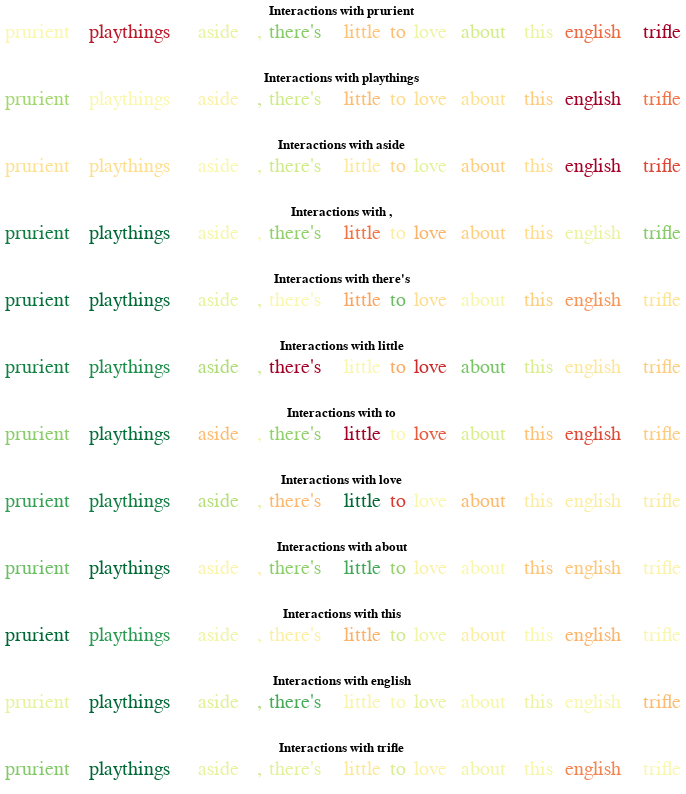

Here is the notebook cell this chart was saved with:
### Code cell
i = 3
try:
    interactions = np.load('interactions_{}.npy'.format(i))
except FileNotFoundError as e:
    interactions = get_interactions_for_index(i)
    np.save('interactions_{}.npy'.format(i), interactions)
batch_tokens = tokenizer.convert_ids_to_tokens(batch_ids[i].numpy())
summed_interactions, summed_tokens = sum_interactions_over_tokens(interactions, batch_tokens)
interaction_plot(summed_interactions, summed_tokens)

### Figure 1 — Vega-Lite specification as saved in the notebook (floating-point values rounded to 4 significant figures)
{"config": {"view": {"continuousWidth": 400, "continuousHeight": 300, "opacity": 0.0}}, "vconcat": [{"data": {"name": "data-dcf3e9ff2da612ac341170ab14b29147"}, "mark": {"type": "text", "align": "left", "color": "black", "font": "arial", "size": 20}, "encoding": {"color": {"type": "quantitative", "field": "Attributions", "legend": null, "scale": {"domain": [-0.0221, 0.0221], "scheme": "redyellowgreen"}, "sort": "ascending"}, "text": {"type": "nominal", "field": "Token"}, "x": {"type": "quantitative", "axis": null, "field": "x", "sort": null}, "y": {"value": 0}}, "title": "Interactions with prurient", "width": 673.5}, {"data": {"name": "data-a12d8031bbef9741ba7209b19fdbb512"}, "mark": {"type": "text", "align": "left", "color": "black", "font": "arial", "size": 20}, "encoding": {"color": {"type": "quantitative", "field": "Attributions", "legend": null, "scale": {"domain": [-0.02181, 0.02181], "scheme": "redyellowgreen"}, "sort": "ascending"}, "text": {"type": "nominal", "field": "Token"}, "x": {"type": "quantitative", "axis": null, "field": "x", "sort": null}, "y": {"value": 0}}, "title": "Interactions with playthings", "width": 673.5}, {"data": {"name": "data-07bdc74f9348e28f5dedd5a42999f548"}, "mark": {"type": "text", "align": "left", "color": "black", "font": "arial", "size": 20}, "encoding": {"color": {"type": "quantitative", "field": "Attributions", "legend": null, "scale": {"domain": [-0.009278, 0.009278], "scheme": "redyellowgreen"}, "sort": "ascending"}, "text": {"type": "nominal", "field": "Token"}, "x": {"type": "quantitative", "axis": null, "field": "x", "sort": null}, "y": {"value": 0}}, "title": "Interactions with aside", "width": 673.5}, {"data": {"name": "data-a676c7bc44a381805313dd2848e323ef"}, "mark": {"type": "text", "align": "left", "color": "black", "font": "arial", "size": 20}, "encoding": {"color": {"type": "quantitative", "field": "Attributions", "legend": null, "scale": {"domain": [-0.01738, 0.01738], "scheme": "redyellowgreen"}, "sort": "ascending"}, "text": {"type": "nominal", "field": "Token"}, "x": {"type": "quantitative", "axis": null, "field": "x", "sort": null}, "y": {"value": 0}}, "title": "Interactions with ,", "width": 673.5}, {"data": {"name": "data-dfac8fabce3c860e1137a1d111d91266"}, "mark": {"type": "text", "align": "left", "color": "black", "font": "arial", "size": 20}, "encoding": {"color": {"type": "quantitative", "field": "Attributions", "legend": null, "scale": {"domain": [-0.04038, 0.04038], "scheme": "redyellowgreen"}, "sort": "ascending"}, "text": {"type": "nominal", "field": "Token"}, "x": {"type": "quantitative", "axis": null, "field": "x", "sort": null}, "y": {"value": 0}}, "title": "Interactions with there's", "width": 673.5}, {"data": {"name": "data-1afea100efc5ab725a82e55e988da3ba"}, "mark": {"type": "text", "align": "left", "color": "black", "font": "arial", "size": 20}, "encoding": {"color": {"type": "quantitative", "field": "Attributions", "legend": null, "scale": {"domain": [-0.009432, 0.009432], "scheme": "redyellowgreen"}, "sort": "ascending"}, "text": {"type": "nominal", "field": "Token"}, "x": {"type": "quantitative", "axis": null, "field": "x", "sort": null}, "y": {"value": 0}}, "title": "Interactions with little", "width": 673.5}, {"data": {"name": "data-12b0d9bfc490ad3d196329b05aec7594"}, "mark": {"type": "text", "align": "left", "color": "black", "font": "arial", "size": 20}, "encoding": {"color": {"type": "quantitative", "field": "Attributions", "legend": null, "scale": {"domain": [-0.0166, 0.0166], "scheme": "redyellowgreen"}, "sort": "ascending"}, "text": {"type": "nominal", "field": "Token"}, "x": {"type": "quantitative", "axis": null, "field": "x", "sort": null}, "y": {"value": 0}}, "title": "Interactions with to", "width": 673.5}, {"data": {"name": "data-d23d219796b2adde79c165f32ef15860"}, "mark": {"type": "text", "align": "left", "color": "black", "font": "arial", "size": 20}, "encoding": {"color": {"type": "quantitative", "field": "Attributions", "legend": null, "scale": {"domain": [-0.01188, 0.01188], "scheme": "redyellowgreen"}, "sort": "ascending"}, "text": {"type": "nominal", "field": "Token"}, "x": {"type": "quantitative", "axis": null, "field": "x", "sort": null}, "y": {"value": 0}}, "title": "Interactions with love", "width": 673.5}, {"data": {"name": "data-a7566b57fc1ea99c55ca150c22576b81"}, "mark": {"type": "text", "align": "left", "color": "black", "font": "arial", "size": 20}, "encoding": {"color": {"type": "quantitative", "field": "Attributions", "legend": null, "scale": {"domain": [-0.01351, 0.01351], "scheme": "redyellowgreen"}, "sort": "ascending"}, "text": {"type": "nominal", "field": "Token"}, "x": {"type": "quantitative", "axis": null, "field": "x", "sort": null}, "y": {"value": 0}}, "title": "Interactions with about", "width": 673.5}, {"data": {"name": "data-54c60d8fae6582dab9af675389d4d0bc"}, "mark": {"type": "text", "align": "left", "color": "black", "font": "arial", "size": 20}, "encoding": {"color": {"type": "quantitative", "field": "Attributions", "legend": null, "scale": {"domain": [-0.02336, 0.02336], "scheme": "redyellowgreen"}, "sort": "ascending"}, "text": {"type": "nominal", "field": "Token"}, "x": {"type": "quantitative", "axis": null, "field": "x", "sort": null}, "y": {"value": 0}}, "title": "Interactions with this", "width": 673.5}, {"data": {"name": "data-b397d61c14e4cca221c9afd7e9d4c1d3"}, "mark": {"type": "text", "align": "left", "color": "black", "font": "arial", "size": 20}, "encoding": {"color": {"type": "quantitative", "field": "Attributions", "legend": null, "scale": {"domain": [-0.02398, 0.02398], "scheme": "redyellowgreen"}, "sort": "ascending"}, "text": {"type": "nominal", "field": "Token"}, "x": {"type": "quantitative", "axis": null, "field": "x", "sort": null}, "y": {"value": 0}}, "title": "Interactions with english", "width": 673.5}, {"data": {"name": "data-639ffe5aeaa95597fa7358ae969118d0"}, "mark": {"type": "text", "align": "left", "color": "black", "font": "arial", "size": 20}, "encoding": {"color": {"type": "quantitative", "field": "Attributions", "legend": null, "scale": {"domain": [-0.04945, 0.04945], "scheme": "redyellowgreen"}, "sort": "ascending"}, "text": {"type": "nominal", "field": "Token"}, "x": {"type": "quantitative", "axis": null, "field": "x", "sort": null}, "y": {"value": 0}}, "title": "Interactions with trifle", "width": 673.5}], "resolve": {"scale": {"color": "independent"}}, "$schema": "https://vega.github.io/schema/vega-lite/v4.0.0.json", "datasets": {"data-dcf3e9ff2da612ac341170ab14b29147": [{"Token": "prurient", "Attributions": 0.0, "x": 0.0, "size": 0.0}, {"Token": "playthings", "Attributions": -0.02001, "x": 3.744, "size": 0.02001}, {"Token": "aside", "Attributions": 0.002209, "x": 8.58, "size": 0.002209}, {"Token": ",", "Attributions": 0.003713, "x": 11.24, "size": 0.003713}, {"Token": "there's", "Attributions": 0.01088, "x": 11.77, "size": 0.01088}, {"Token": "little", "Attributions": -0.006784, "x": 15.09, "size": 0.006784}, {"Token": "to", "Attributions": -0.007229, "x": 17.15, "size": 0.007229}, {"Token": "love", "Attributions": 0.001533, "x": 18.24, "size": 0.001533}, {"Token": "about", "Attributions": 0.004852, "x": 20.33, "size": 0.004852}, {"Token": "this", "Attributions": 0.001643, "x": 23.14, "size": 0.001643}, {"Token": "english", "Attributions": -0.0136, "x": 24.96, "size": 0.0136}, {"Token": "trifle", "Attributions": -0.0221, "x": 28.42, "size": 0.0221}], "data-a12d8031bbef9741ba7209b19fdbb512": [{"Token": "prurient", "Attributions": 0.00877, "x": 0.0, "size": 0.00877}, {"Token": "playthings", "Attributions": 0.0, "x": 3.744, "size": 0.0}, {"Token": "aside", "Attributions": -0.001055, "x": 8.58, "size": 0.001055}, {"Token": ",", "Attributions": 0.005959, "x": 11.24, "size": 0.005959}, {"Token": "there's", "Attributions": 0.005026, "x": 11.77, "size": 0.005026}, {"Token": "little", "Attributions": -0.007314, "x": 15.09, "size": 0.007314}, {"Token": "to", "Attributions": -0.004589, "x": 17.15, "size": 0.004589}, {"Token": "love", "Attributions": -0.004092, "x": 18.24, "size": 0.004092}, {"Token": "about", "Attributions": -0.003622, "x": 20.33, "size": 0.003622}, {"Token": "this", "Attributions": -0.00584, "x": 23.14, "size": 0.00584}, {"Token": "english", "Attributions": -0.02181, "x": 24.96, "size": 0.02181}, {"Token": "trifle", "Attributions": -0.01264, "x": 28.42, "size": 0.01264}], "data-07bdc74f9348e28f5dedd5a42999f548": [{"Token": "prurient", "Attributions": -0.001648, "x": 0.0, "size": 0.001648}, {"Token": "playthings", "Attributions": -0.001742, "x": 3.744, "size": 0.001742}, {"Token": "aside", "Attributions": 0.0, "x": 8.58, "size": 0.0}, {"Token": ",", "Attributions": 0.001425, "x": 11.24, "size": 0.001425}, {"Token": "there's", "Attributions": 0.002144, "x": 11.77, "size": 0.002144}, {"Token": "little", "Attributions": -0.0009129, "x": 15.09, "size": 0.0009129}, {"Token": "to", "Attributions": -0.002166, "x": 17.15, "size": 0.002166}, {"Token": "love", "Attributions": 0.0011, "x": 18.24, "size": 0.0011}, {"Token": "about", "Attributions": -0.002402, "x": 20.33, "size": 0.002402}, {"Token": "this", "Attributions": -0.001771, "x": 23.14, "size": 0.001771}, {"Token": "english", "Attributions": -0.009278, "x": 24.96, "size": 0.009278}, {"Token": "trifle", "Attributions": -0.006804, "x": 28.42, "size": 0.006804}], "data-a676c7bc44a381805313dd2848e323ef": [{"Token": "prurient", "Attributions": 0.01588, "x": 0.0, "size": 0.01588}, {"Token": "playthings", "Attributions": 0.01738, "x": 3.744, "size": 0.01738}, {"Token": "aside", "Attributions": 0.0004906, "x": 8.58, "size": 0.0004906}, {"Token": ",", "Attributions": 0.0, "x": 11.24, "size": 0.0}, {"Token": "there's", "Attributions": 0.007996, "x": 11.77, "size": 0.007996}, {"Token": "little", "Attributions": -0.01011, "x": 15.09, "size": 0.01011}, {"Token": "to", "Attributions": -0.001297, "x": 17.15, "size": 0.001297}, {"Token": "love", "Attributions": -0.006386, "x": 18.24, "size": 0.006386}, {"Token": "about", "Attributions": -0.004468, "x": 20.33, "size": 0.004468}, {"Token": "this", "Attributions": -0.003453, "x": 23.14, "size": 0.003453}, {"Token": "english", "Attributions": 0.001414, "x": 24.96, "size": 0.001414}, {"Token": "trifle", "Attributions": 0.008601, "x": 28.42, "size": 0.008601}], "data-dfac8fabce3c860e1137a1d111d91266": [{"Token": "prurient", "Attributions": 0.03878, "x": 0.0, "size": 0.03878}, {"Token": "playthings", "Attributions": 0.04038, "x": 3.744, "size": 0.04038}, {"Token": "aside", "Attributions": 0.004433, "x": 8.58, "size": 0.004433}, {"Token": ",", "Attributions": 0.00602, "x": 11.24, "size": 0.00602}, {"Token": "there's", "Attributions": 0.0, "x": 11.77, "size": 0.0}, {"Token": "little", "Attributions": -0.01708, "x": 15.09, "size": 0.01708}, {"Token": "to", "Attributions": 0.02357, "x": 17.15, "size": 0.02357}, {"Token": "love", "Attributions": -0.007932, "x": 18.24, "size": 0.007932}, {"Token": "about", "Attributions": 0.000703, "x": 20.33, "size": 0.000703}, {"Token": "this", "Attributions": -0.0103, "x": 23.14, "size": 0.0103}, {"Token": "english", "Attributions": -0.01899, "x": 24.96, "size": 0.01899}, {"Token": "trifle", "Attributions": -0.006056, "x": 28.42, "size": 0.006056}], "data-1afea100efc5ab725a82e55e988da3ba": [{"Token": "prurient", "Attributions": 0.008415, "x": 0.0, "size": 0.008415}, {"Token": "playthings", "Attributions": 0.007888, "x": 3.744, "size": 0.007888}, {"Token": "aside", "Attributions": 0.003381, "x": 8.58, "size": 0.003381}, {"Token": ",", "Attributions": 0.002383, "x": 11.24, "size": 0.002383}, {"Token": "there's", "Attributions": -0.009432, "x": 11.77, "size": 0.009432}, {"Token": "little", "Attributions": 0.0, "x": 15.09, "size": 0.0}, {"Token": "to", "Attributions": -0.003895, "x": 17.15, "size": 0.003895}, {"Token": "love", "Attributions": -0.007787, "x": 18.24, "size": 0.007787}, {"Token": "about", "Attributions": 0.005088, "x": 20.33, "size": 0.005088}, {"Token": "this", "Attributions": 0.001837, "x": 23.14, "size": 0.001837}, {"Token": "english", "Attributions": -0.001219, "x": 24.96, "size": 0.001219}, {"Token": "trifle", "Attributions": -0.002456, "x": 28.42, "size": 0.002456}], "data-12b0d9bfc490ad3d196329b05aec7594": [{"Token": "prurient", "Attributions": 0.00802, "x": 0.0, "size": 0.00802}, {"Token": "playthings", "Attributions": 0.0161, "x": 3.744, "size": 0.0161}, {"Token": "aside", "Attributions": -0.005555, "x": 8.58, "size": 0.005555}, {"Token": ",", "Attributions": 0.0008527, "x": 11.24, "size": 0.0008527}, {"Token": "there's", "Attributions": 0.007618, "x": 11.77, "size": 0.007618}, {"Token": "little", "Attributions": -0.0166, "x": 15.09, "size": 0.0166}, {"Token": "to", "Attributions": 0.0, "x": 17.15, "size": 0.0}, {"Token": "love", "Attributions": -0.01095, "x": 18.24, "size": 0.01095}, {"Token": "about", "Attributions": 0.003241, "x": 20.33, "size": 0.003241}, {"Token": "this", "Attributions": -0.005173, "x": 23.14, "size": 0.005173}, {"Token": "english", "Attributions": -0.01197, "x": 24.96, "size": 0.01197}, {"Token": "trifle", "Attributions": -0.004453, "x": 28.42, "size": 0.004453}], "data-d23d219796b2adde79c165f32ef15860": [{"Token": "prurient", "Attributions": 0.008831, "x": 0.0, "size": 0.008831}, {"Token": "playthings", "Attributions": 0.01074, "x": 3.744, "size": 0.01074}, {"Token": "aside", "Attributions": 0.003977, "x": 8.58, "size": 0.003977}, {"Token": ",", "Attributions": 0.001775, "x": 11.24, "size": 0.001775}, {"Token": "there's", "Attributions": -0.004169, "x": 11.77, "size": 0.004169}, {"Token": "little", "Attributions": 0.01188, "x": 15.09, "size": 0.01188}, {"Token": "to", "Attributions": -0.009178, "x": 17.15, "size": 0.009178}, {"Token": "love", "Attributions": 0.0, "x": 18.24, "size": 0.0}, {"Token": "about", "Attributions": -0.004104, "x": 20.33, "size": 0.004104}, {"Token": "this", "Attributions": -0.0009654, "x": 23.14, "size": 0.0009654}, {"Token": "english", "Attributions": -0.000859, "x": 24.96, "size": 0.000859}, {"Token": "trifle", "Attributions": -0.001048, "x": 28.42, "size": 0.001048}], "data-a7566b57fc1ea99c55ca150c22576b81": [{"Token": "prurient", "Attributions": 0.007792, "x": 0.0, "size": 0.007792}, {"Token": "playthings", "Attributions": 0.01351, "x": 3.744, "size": 0.01351}, {"Token": "aside", "Attributions": -0.0004053, "x": 8.58, "size": 0.0004053}, {"Token": ",", "Attributions": -0.001166, "x": 11.24, "size": 0.001166}, {"Token": "there's", "Attributions": 0.006405, "x": 11.77, "size": 0.006405}, {"Token": "little", "Attributions": 0.009549, "x": 15.09, "size": 0.009549}, {"Token": "to", "Attributions": 0.005981, "x": 17.15, "size": 0.005981}, {"Token": "love", "Attributions": -0.000599, "x": 18.24, "size": 0.000599}, {"Token": "about", "Attributions": 0.0, "x": 20.33, "size": 0.0}, {"Token": "this", "Attributions": -0.004101, "x": 23.14, "size": 0.004101}, {"Token": "english", "Attributions": -0.003924, "x": 24.96, "size": 0.003924}, {"Token": "trifle", "Attributions": -0.0003975, "x": 28.42, "size": 0.0003975}], "data-54c60d8fae6582dab9af675389d4d0bc": [{"Token": "prurient", "Attributions": 0.02336, "x": 0.0, "size": 0.02336}, {"Token": "playthings", "Attributions": 0.01818, "x": 3.744, "size": 0.01818}, {"Token": "aside", "Attributions": 0.001304, "x": 8.58, "size": 0.001304}, {"Token": ",", "Attributions": 0.001172, "x": 11.24, "size": 0.001172}, {"Token": "there's", "Attributions": -0.001423, "x": 11.77, "size": 0.001423}, {"Token": "little", "Attributions": -0.008865, "x": 15.09, "size": 0.008865}, {"Token": "to", "Attributions": 0.005472, "x": 17.15, "size": 0.005472}, {"Token": "love", "Attributions": 0.001151, "x": 18.24, "size": 0.001151}, {"Token": "about", "Attributions": -0.001818, "x": 20.33, "size": 0.001818}, {"Token": "this", "Attributions": 0.0, "x": 23.14, "size": 0.0}, {"Token": "english", "Attributions": -0.008619, "x": 24.96, "size": 0.008619}, {"Token": "trifle", "Attributions": -2.712e-05, "x": 28.42, "size": 2.712e-05}], "data-b397d61c14e4cca221c9afd7e9d4c1d3": [{"Token": "prurient", "Attributions": 0.002508, "x": 0.0, "size": 0.002508}, {"Token": "playthings", "Attributions": 0.02398, "x": 3.744, "size": 0.02398}, {"Token": "aside", "Attributions": 0.003695, "x": 8.58, "size": 0.003695}, {"Token": ",", "Attributions": 0.009691, "x": 11.24, "size": 0.009691}, {"Token": "there's", "Attributions": 0.01671, "x": 11.77, "size": 0.01671}, {"Token": "little", "Attributions": -0.000733, "x": 15.09, "size": 0.000733}, {"Token": "to", "Attributions": 6.838e-05, "x": 17.15, "size": 6.838e-05}, {"Token": "love", "Attributions": 0.002219, "x": 18.24, "size": 0.002219}, {"Token": "about", "Attributions": 0.0004393, "x": 20.33, "size": 0.0004393}, {"Token": "this", "Attributions": 0.00147, "x": 23.14, "size": 0.00147}, {"Token": "english", "Attributions": 0.0, "x": 24.96, "size": 0.0}, {"Token": "trifle", "Attributions": -0.008006, "x": 28.42, "size": 0.008006}], "data-639ffe5aeaa95597fa7358ae969118d0": [{"Token": "prurient", "Attributions": 0.02509, "x": 0.0, "size": 0.02509}, {"Token": "playthings", "Attributions": 0.04945, "x": 3.744, "size": 0.04945}, {"Token": "aside", "Attributions": 0.005293, "x": 8.58, "size": 0.005293}, {"Token": ",", "Attributions": 0.01162, "x": 11.24, "size": 0.01162}, {"Token": "there's", "Attributions": 0.006363, "x": 11.77, "size": 0.006363}, {"Token": "little", "Attributions": -0.005625, "x": 15.09, "size": 0.005625}, {"Token": "to", "Attributions": 0.009637, "x": 17.15, "size": 0.009637}, {"Token": "love", "Attributions": -0.001747, "x": 18.24, "size": 0.001747}, {"Token": "about", "Attributions": 0.002132, "x": 20.33, "size": 0.002132}, {"Token": "this", "Attributions": 0.0009827, "x": 23.14, "size": 0.0009827}, {"Token": "english", "Attributions": -0.02611, "x": 24.96, "size": 0.02611}, {"Token": "trifle", "Attributions": 0.0, "x": 28.42, "size": 0.0}]}}
